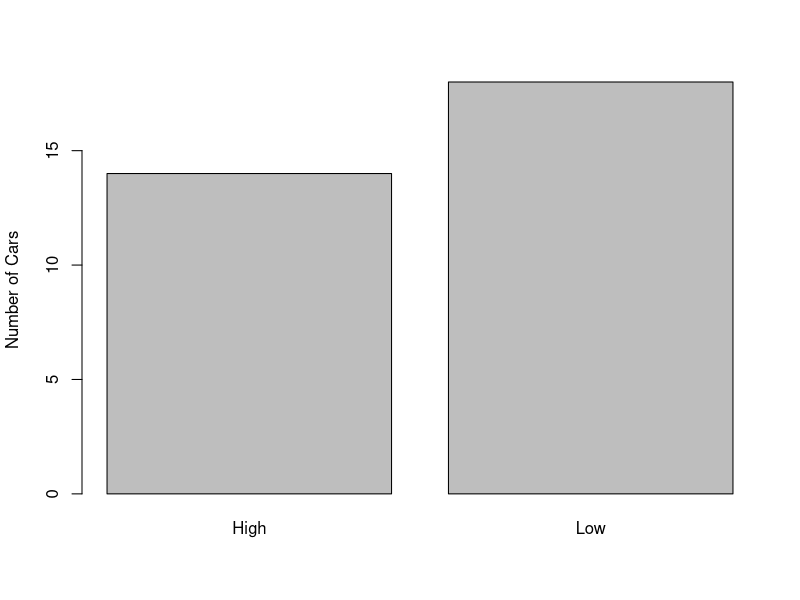
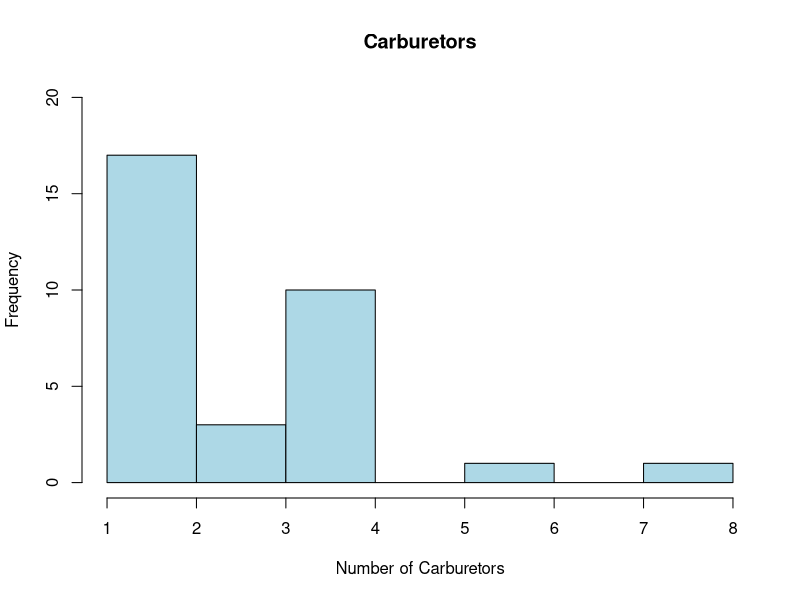
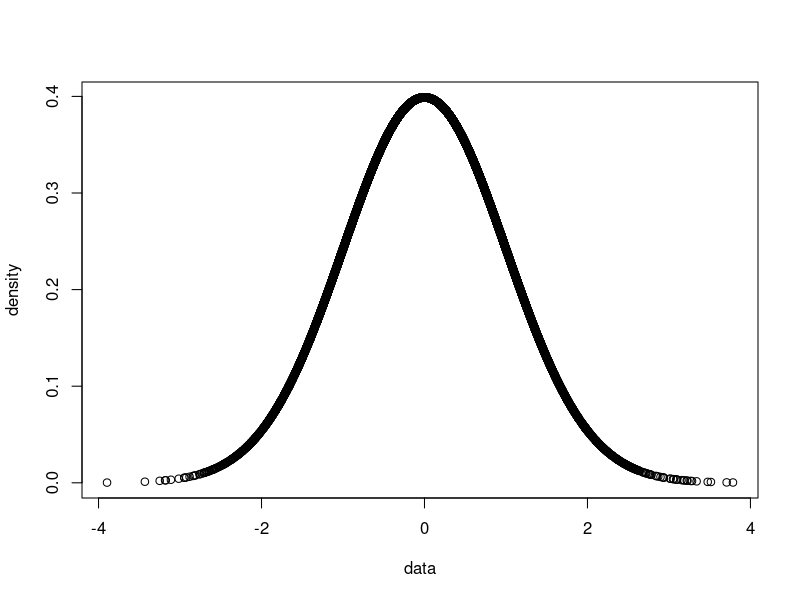
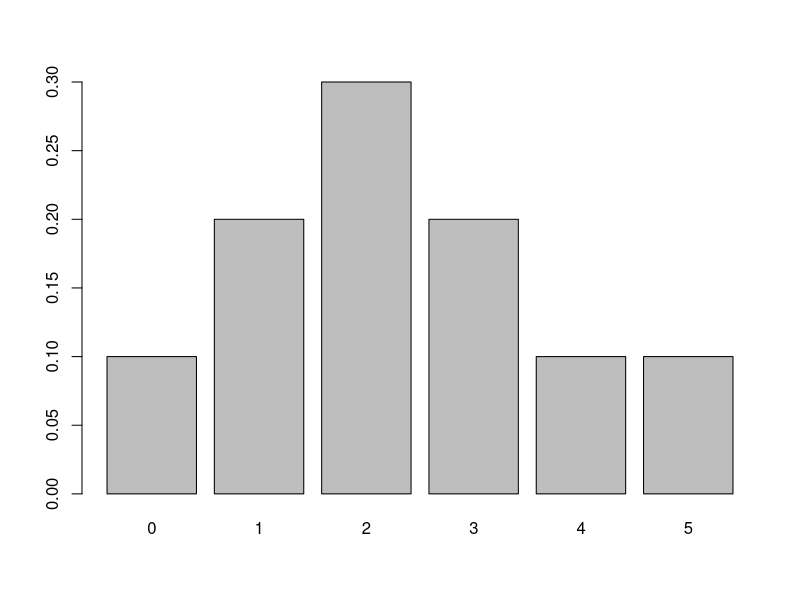
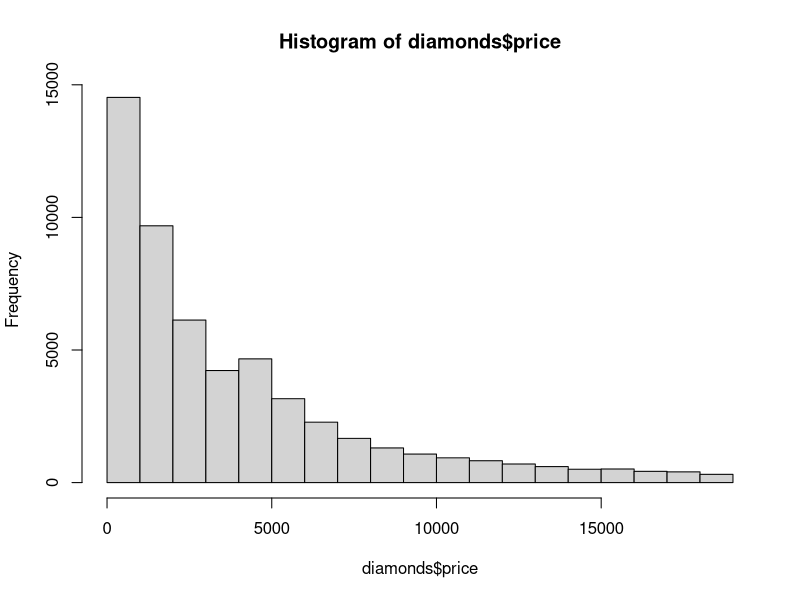
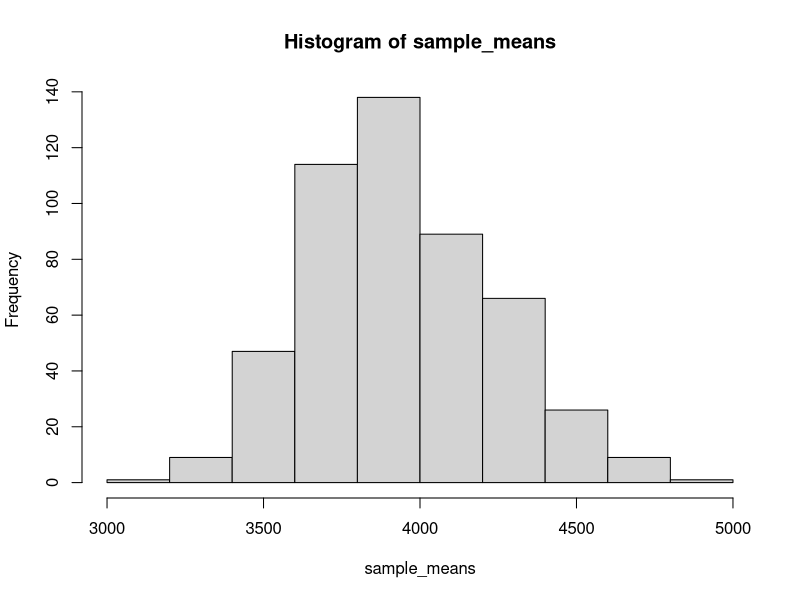

Write the R code that produced these figures, in order.
## ---- chunk 1
# This is useful so that if you make a mistake your original dataset stays in tact!
mtcars2 <- mtcars
# Assign the label "high" to mpgcategory where mpg is greater than or equal to 20
mtcars2$mpgcategory[mtcars$mpg >= 20] <- 'high'
# Assign the label "low" to mpgcategory where mpg is less than 20
mtcars2$mpgcategory[mtcars$mpg < 20] <- 'low'
# Assign mpgcategory as factor to mpgfactor
mtcars2$mpgcategory <- as.factor(mtcars2$mpgcategory)
head(mtcars2$mpgcategory)
## ---- chunk 2
table(mtcars2$mpgcategory)
## ---- chunk 3
barplot(table(mtcars2$mpgcategory), ylab = 'Number of Cars', names.arg = c('High','Low'))
## ---- chunk 4
hist(mtcars$carb, main = "Carburetors", ylim = c(0,20), xlab = 'Number of Carburetors', col = 'lightblue')
## ---- chunk 5
samplespace <- c('AAA', 'AAE', 'AEA', 'EAA', 'EEA', 'EAE', 'AEE')
## ---- chunk 6
# What is the probability of AAE?
aae <- 3/5 * 3/5 * 2/5
# What is the probability of EAE?
eae <- 2/5 * 2/5 * 3/5
# What is the probability of AAA or EEA?
aaaeea <- 3/5 * 3/5 * 3/5 + 2/5 * 2/5 * 3/5
## ---- chunk 7
# What is the probability of AAE?
aae <- 3/5 * 2/4 * 2/3
# What is the probability of EAE?
eae <- 2/5 * 3/4 * 1/3
# What is the probability of AAA or EEA?
aaaeea <- 3/5 * 2/4 * 1/3 + 2/5 * 1/4 * 3/3
## ---- chunk 8
0.2 + 0.4 - (0.2 * 0.4)
## ---- chunk 9
# Simulate some random normally distributed data
set.seed(11225)
data <- rnorm(10000)

# Calculate the density of data and store it in the variable density
density <- dnorm(data)

# Make a plot with as x variable data and as y variable density
plot(data, density)
## ---- chunk 10
data <- data.frame(outcome = 0:5, probs = c(0.1, 0.2, 0.3, 0.2, 0.1, 0.1))
data
## ---- chunk 11
barplot(data$probs, names.arg = c(0:5))
## ---- chunk 12
# Using cumsum() for cumulative sum.
cumsum(data$probs[1:4])
## ---- chunk 13
expected_score <- sum(data$outcome * data$probs)
expected_score
## ---- chunk 14
variance <- sum((data$outcome -expected_score)^2 * data$probs)
variance
## ---- chunk 15
std <- sqrt(variance)
std
## ---- chunk 16
pnorm(30, mean = 25, sd = 5)
## ---- chunk 17
pnorm(30, mean = 25, sd = 5, lower.tail = FALSE)
## ---- chunk 18
qnorm(0.2, mean = 25, sd = 5)
## ---- chunk 19
round(((38 - 25) / 5), 1)
## ---- chunk 20
25 * 0.2
## ---- chunk 21
sqrt(25 * 0.2 * 0.8)
## ---- chunk 22
dbinom(x = 5, size = 25, prob = 0.2)
## ---- chunk 23
pbinom(q = 4, size = 25, prob = 0.2, lower.tail = F)
## ---- chunk 24
qbinom(p = 0.6, size = 25, prob = 0.2)
## ---- chunk 25
library(ggplot2)
# Use sample(), randomly sample 200 diamonds' prices.    
sample_price <- sample(diamonds$price, size = 200)
mean(sample_price)

# Use for loop do many samples and compare their means.
# Empty vector sample means
sample_means <- NULL

# Take 200 samples from diamonds' prices.
for (i in 1:500){
  samp <- sample(diamonds$price, 200)
  sample_means[i] <- mean(samp)
}

# Calculate the prices mean, that is, the mean of diamonds' prices and print it.
mean(diamonds$price)

# Calculate the mean of the sample means, that is, sample_means.
mean(sample_means)
## ---- chunk 26
# A Histogram of Diamonds' Prices
hist(diamonds$price)

# A Histogram of sample_means
hist(sample_means)
## ---- chunk 27
# Z-score caculation.
sampling_sd <- sd(diamonds$price)/sqrt(200)
Z <- (4400 - mean(diamonds$price)) / sampling_sd
Z

# Calculate the area under the curve left of the observation
pnorm(q = Z, lower.tail = TRUE)

# Calculate the area under the curve right of the observation
pnorm(q = Z, lower.tail = FALSE)
## ---- chunk 28
# Sample proportion
proportion_hipsters <- 0.10

# Standard deviation of the sampling distribution
sample_sd <- sqrt(0.1 * 0.9 / 200)
## ---- chunk 29
# Calculate the probability
pnorm(0.13, mean = 0.10, sd = sample_sd, lower.tail = FALSE)
## ---- chunk 30
se <- sqrt(0.35*0.65/200)
se
## ---- chunk 31
# Upper level CI
0.35 + 1.96*se

# Lower level of CI
0.35 -1.96*se
## ---- chunk 32
(1 + 6) / 2
## ---- chunk 33
s <- (3.5 - 1) / 2
s
## ---- chunk 34
# Assign the standard deviation squared to new object "ss"
ss <- 1.25^2
# Assign the value of the Z-score squared to new object "zs"
zs <- 1.96^2
# Assign the value of the margin of error squared to the new object "ms"
ms <- 0.2^2
# Calculate the neccessary sample size
ss * zs / ms
## ---- chunk 35
# Assign the value of p(1-p) to object "p"
p <- 0.5*0.5
# Assign the value of the Z-score to new object "z"
z <- 1.96
# Assign the value of the margin of error squared to the new object "ms"
ms <-0.0025
# Calculate the neccessary sample size
p * z^2 / ms
## ---- chunk 36
# Calculate the value of cut_off
qnorm(0.95, mean = 25, sd = 0.55)
## ---- chunk 37
# Calculate the z score and assign it to a variable called z_value
z_value <- round((25.95 - 25) / round(3.5 / sqrt(40), 2), 2)
z_value
# Calculate the corresponding p value and store it in the variable called p_value
# We set the lower tail equal to FALSE 
# because pnorm() calculates the cumulative probability until the value of 1.81 
# and we want to know the probability of finding a value of 1.81 or larger.
pnorm(z_value, lower.tail = F)
## ---- chunk 38
# Calculate the value of the variable lower_cut_off
round(qnorm(0.025, mean = 25, sd = 0.55), 2)

# Calculate the value of the variable upper_cut_off
round(qnorm(0.975, mean = 25, sd = 0.55), 2)
## ---- chunk 39
# Calculate the z score and assign it to a variable called z_value
z_value <- round((25.95 - 25) / round(3.5 / sqrt(40), 2), 2)
z_value
# Calculate the corresponding p value and store it in the variable called p_value
pnorm(z_value, lower.tail = F) * 2
## ---- chunk 40
pbinom(11, size = 25, prob = 0.2, lower.tail = F )
## ---- chunk 41
# Calculate the mean (expected probability) and assign it to a variable called average
average <- 0.2

# Calculate the standard error and assign it to a variable called se
se <- sqrt(0.2 * 0.8 / 25)

# Calculate the z value and assign it to a variable z_value
z_value <- (12/25 - average) / se

# Calculate the p value and store it in a variable p_value
pnorm(z_value, lower.tail = F)
## ---- chunk 42
# Calculate the critical cut off value
round(qt(p = 0.95, df = 49), 2)
## ---- chunk 43
# Calculate the standard error and store it in the variable se
se <- 5/sqrt(50)
se
# Calculate the t value and store it in a variable called t_value
t_value <- (186.5 - 185) / se
t_value
# Calculate the p value and store it in a variable called p_value
pt(t_value, df = 49, lower.tail = F)
## ---- chunk 44
# Calculate the t value and store it in the variable t_value
# Two-tailed test -> 0.975
t_value <- round(qt(p = 0.975, df = 49), 2)
t_value
# Calculate a 95% confidence interval as a vector
conf_interval <- c(186.5 - t_value * 0.71, 186.5 + t_value * 0.71)
conf_interval
